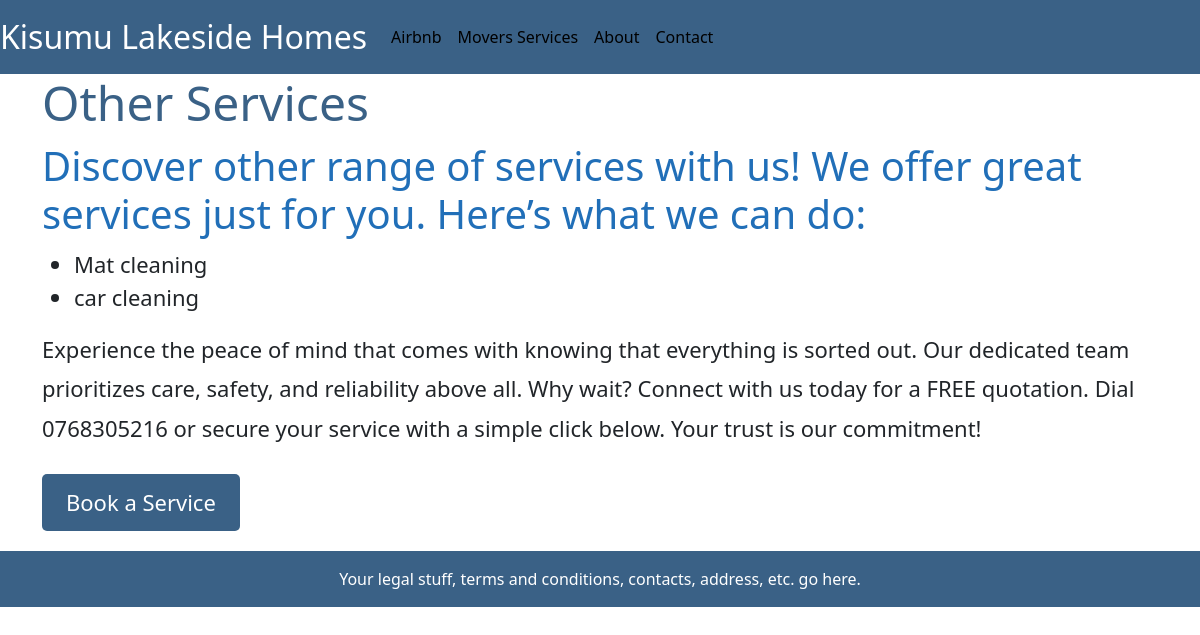
The app's page /otherservices/, older data.
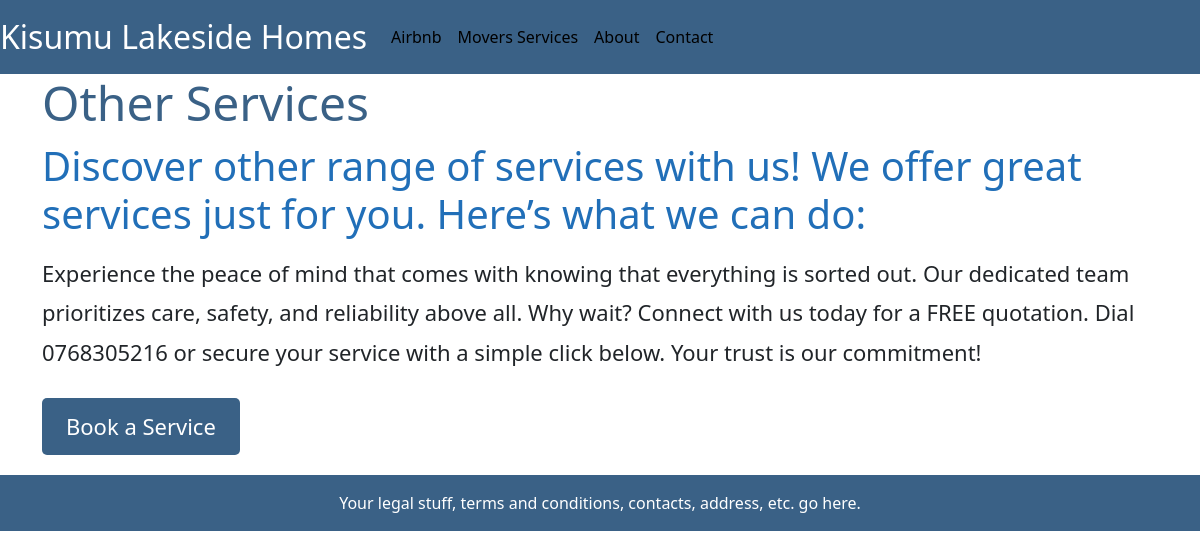
The same page, newer data.
### airbnb/models.py (models this page shows, shortened)
class OtherService(models.Model):
    name = models.CharField(max_length=50)

### airbnb/views.py (the view)
# urls.py: path('otherservices/', OtherServicesListView.as_view(), name = 'otherservices'),
class OtherServicesListView(ListView):
    model = OtherService
    template_name = 'otherservices.html'
    context_object_name = 'all_services_list'

### templates/otherservices.html
{% extends 'base.html' %}
{% load static %}
{% block content %}
<div style="margin-bottom: 20px;">
  <h1 style="font-size: 3em; margin-bottom: 10px; color: #3a6186;">Other Services</h1>
  <h2 style="font-size: 2.5em; margin-bottom: 10px; color: #216fb8;">Discover other range of services with us! We offer great services just for you.
    Here’s what we can do:</h2>
    <ul>
        {% for service in all_services_list %}
          <li style="font-size: 22px;">{{ service.name }}</li>
        {% endfor %}
    </ul>
    <p style="line-height: 1.8; font-size: 22px;">Experience the peace of mind that comes with knowing that everything is sorted out.
       Our dedicated team prioritizes care, safety, and reliability above all.
      Why wait? Connect with us today for a FREE quotation.
       Dial 0768305216 or secure your service with a simple click below. Your trust is our commitment!</p>
    <p><a style="display: inline-block; background-color: #3a6186; color: white; padding: 12px 24px; margin-top: 10px; border-radius:
    5px; text-decoration: none; transition: background-color 0.3s ease; font-size: 22px;" href="{% url 'otherservices_form' %}">Book a Service</a></p>
</div>
{% endblock content %}

Row changes from the older to the newer data that the page shows:
removed OtherService: name "Mat cleaning"
removed OtherService: name "car cleaning"
